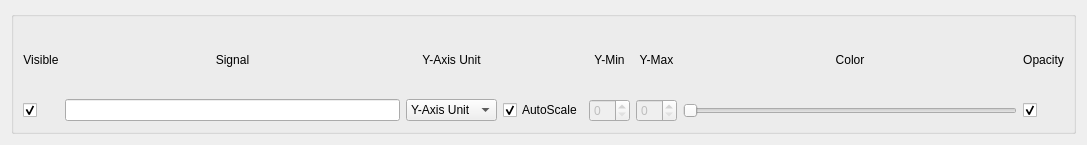
<?xml version="1.0" encoding="UTF-8"?>
<ui version="4.0">
 <class>Form</class>
 <widget class="QWidget" name="Form">
  <property name="geometry">
   <rect>
    <x>0</x>
    <y>0</y>
    <width>1087</width>
    <height>145</height>
   </rect>
  </property>
  <property name="windowTitle">
   <string>Form</string>
  </property>
  <layout class="QVBoxLayout" name="verticalLayout">
   <item>
    <widget class="QGroupBox" name="signal_setups_box">
     <property name="title">
      <string/>
     </property>
     <layout class="QGridLayout" name="gridLayout">
      <item row="0" column="5">
       <widget class="QLabel" name="y_max_label">
        <property name="text">
         <string>Y-Max</string>
        </property>
        <property name="alignment">
         <set>Qt::AlignCenter</set>
        </property>
       </widget>
      </item>
      <item row="0" column="2">
       <widget class="QLabel" name="y_axis_unit_label">
        <property name="text">
         <string>Y-Axis Unit</string>
        </property>
        <property name="alignment">
         <set>Qt::AlignCenter</set>
        </property>
       </widget>
      </item>
      <item row="0" column="4">
       <widget class="QLabel" name="y_min_label">
        <property name="text">
         <string>Y-Min</string>
        </property>
        <property name="alignment">
         <set>Qt::AlignCenter</set>
        </property>
       </widget>
      </item>
      <item row="0" column="6">
       <widget class="QLabel" name="color_label">
        <property name="text">
         <string>Color</string>
        </property>
        <property name="alignment">
         <set>Qt::AlignCenter</set>
        </property>
       </widget>
      </item>
      <item row="0" column="0">
       <widget class="QLabel" name="visible_label">
        <property name="text">
         <string>Visible</string>
        </property>
        <property name="alignment">
         <set>Qt::AlignCenter</set>
        </property>
       </widget>
      </item>
      <item row="1" column="2">
       <widget class="QComboBox" name="signal_y_axis_assignment_combo_box">
        <property name="toolTip">
         <string>Y-Axis</string>
        </property>
        <item>
         <property name="text">
          <string>Y-Axis Unit</string>
         </property>
        </item>
       </widget>
      </item>
      <item row="1" column="0">
       <widget class="QCheckBox" name="signal_check_box">
        <property name="maximumSize">
         <size>
          <width>25</width>
          <height>16777215</height>
         </size>
        </property>
        <property name="text">
         <string/>
        </property>
        <property name="checked">
         <bool>true</bool>
        </property>
       </widget>
      </item>
      <item row="1" column="3">
       <widget class="QCheckBox" name="autoscale_checkbox">
        <property name="text">
         <string>AutoScale</string>
        </property>
        <property name="checked">
         <bool>true</bool>
        </property>
       </widget>
      </item>
      <item row="1" column="4">
       <widget class="QSpinBox" name="y_min_spinbox">
        <property name="enabled">
         <bool>false</bool>
        </property>
       </widget>
      </item>
      <item row="1" column="1">
       <widget class="QLineEdit" name="signal_line_edit"/>
      </item>
      <item row="1" column="6">
       <widget class="QSlider" name="color_slider">
        <property name="orientation">
         <enum>Qt::Horizontal</enum>
        </property>
       </widget>
      </item>
      <item row="1" column="5">
       <widget class="QSpinBox" name="y_max_spinbox">
        <property name="enabled">
         <bool>false</bool>
        </property>
       </widget>
      </item>
      <item row="0" column="7">
       <widget class="QLabel" name="opacity_label">
        <property name="text">
         <string>Opacity</string>
        </property>
        <property name="alignment">
         <set>Qt::AlignCenter</set>
        </property>
       </widget>
      </item>
      <item row="1" column="7">
       <widget class="QCheckBox" name="opacity_check_box">
        <property name="text">
         <string/>
        </property>
        <property name="checked">
         <bool>true</bool>
        </property>
       </widget>
      </item>
      <item row="0" column="1">
       <widget class="QLabel" name="signal_label">
        <property name="text">
         <string>Signal</string>
        </property>
        <property name="alignment">
         <set>Qt::AlignCenter</set>
        </property>
       </widget>
      </item>
     </layout>
    </widget>
   </item>
  </layout>
 </widget>
 <resources/>
 <connections/>
</ui>
